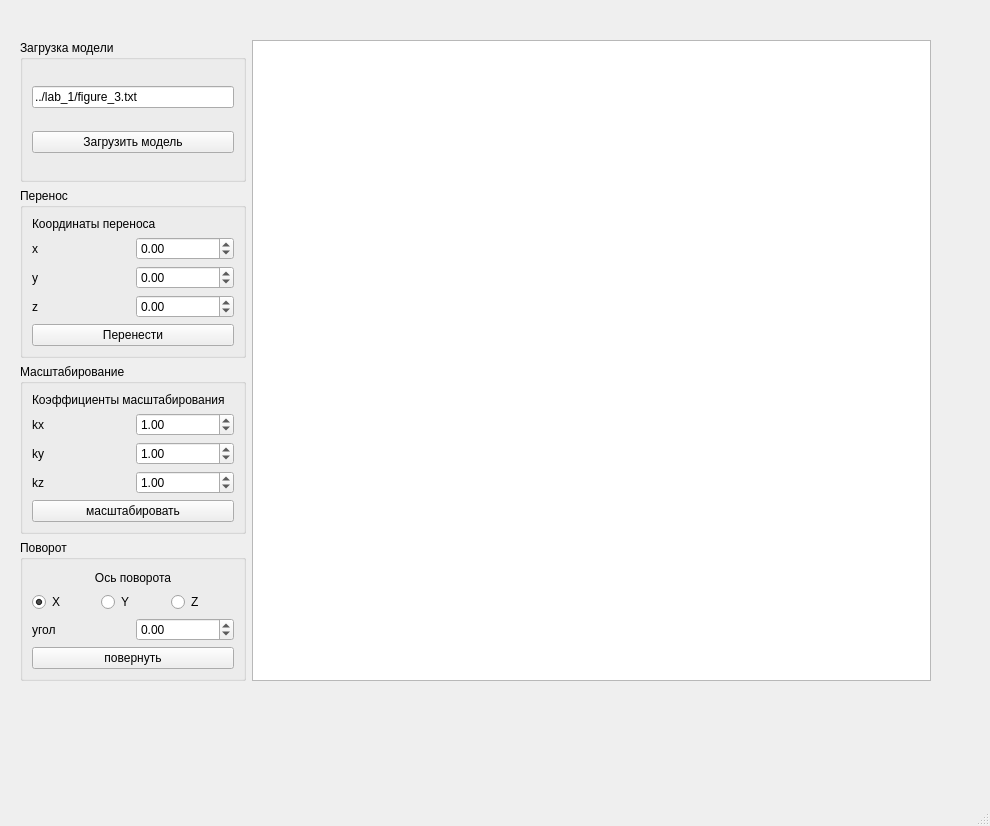
<?xml version="1.0" encoding="UTF-8"?>
<ui version="4.0">
 <class>MainWindow</class>
 <widget class="QMainWindow" name="MainWindow">
  <property name="geometry">
   <rect>
    <x>0</x>
    <y>0</y>
    <width>990</width>
    <height>826</height>
   </rect>
  </property>
  <property name="windowTitle">
   <string>MainWindow</string>
  </property>
  <widget class="QWidget" name="centralwidget">
   <widget class="QWidget" name="">
    <property name="geometry">
     <rect>
      <x>20</x>
      <y>40</y>
      <width>911</width>
      <height>641</height>
     </rect>
    </property>
    <layout class="QHBoxLayout" name="horizontalLayout_4" stretch="1,3">
     <item>
      <layout class="QVBoxLayout" name="verticalLayout_3">
       <item>
        <widget class="QGroupBox" name="groupBox_2">
         <property name="title">
          <string>Загрузка модели</string>
         </property>
         <layout class="QVBoxLayout" name="verticalLayout">
          <item>
           <widget class="QLineEdit" name="lineEdit_model_file">
            <property name="text">
             <string>../lab_1/figure_3.txt</string>
            </property>
           </widget>
          </item>
          <item>
           <widget class="QPushButton" name="pushButton_load_figure">
            <property name="text">
             <string>Загрузить модель</string>
            </property>
           </widget>
          </item>
         </layout>
        </widget>
       </item>
       <item>
        <widget class="QGroupBox" name="groupBox">
         <property name="title">
          <string>Перенос</string>
         </property>
         <layout class="QVBoxLayout" name="verticalLayout_2">
          <item>
           <widget class="QLabel" name="label">
            <property name="text">
             <string>Координаты переноса</string>
            </property>
           </widget>
          </item>
          <item>
           <layout class="QHBoxLayout" name="horizontalLayout">
            <item>
             <widget class="QLabel" name="label_2">
              <property name="text">
               <string>x</string>
              </property>
             </widget>
            </item>
            <item>
             <widget class="QDoubleSpinBox" name="doubleSpinBox_moveX">
              <property name="minimum">
               <double>-1000.000000000000000</double>
              </property>
              <property name="maximum">
               <double>1000.000000000000000</double>
              </property>
             </widget>
            </item>
           </layout>
          </item>
          <item>
           <layout class="QHBoxLayout" name="horizontalLayout_2">
            <item>
             <widget class="QLabel" name="label_5">
              <property name="text">
               <string>y</string>
              </property>
             </widget>
            </item>
            <item>
             <widget class="QDoubleSpinBox" name="doubleSpinBox_moveY">
              <property name="minimum">
               <double>-1000.000000000000000</double>
              </property>
              <property name="maximum">
               <double>1000.000000000000000</double>
              </property>
             </widget>
            </item>
           </layout>
          </item>
          <item>
           <layout class="QHBoxLayout" name="horizontalLayout_3">
            <item>
             <widget class="QLabel" name="label_7">
              <property name="text">
               <string>z</string>
              </property>
             </widget>
            </item>
            <item>
             <widget class="QDoubleSpinBox" name="doubleSpinBox_moveZ">
              <property name="minimum">
               <double>-1000.000000000000000</double>
              </property>
              <property name="maximum">
               <double>1000.000000000000000</double>
              </property>
             </widget>
            </item>
           </layout>
          </item>
          <item>
           <widget class="QPushButton" name="pushButton_Move">
            <property name="text">
             <string>Перенести</string>
            </property>
           </widget>
          </item>
         </layout>
        </widget>
       </item>
       <item>
        <widget class="QGroupBox" name="groupBox_3">
         <property name="title">
          <string>Масштабирование</string>
         </property>
         <layout class="QVBoxLayout" name="verticalLayout_4">
          <item>
           <widget class="QLabel" name="label_10">
            <property name="text">
             <string>Коэффициенты масштабирования</string>
            </property>
           </widget>
          </item>
          <item>
           <layout class="QHBoxLayout" name="horizontalLayout_7">
            <item>
             <widget class="QLabel" name="label_11">
              <property name="text">
               <string>kx</string>
              </property>
             </widget>
            </item>
            <item>
             <widget class="QDoubleSpinBox" name="doubleSpinBox_scaleX">
              <property name="minimum">
               <double>-10.000000000000000</double>
              </property>
              <property name="maximum">
               <double>10.000000000000000</double>
              </property>
              <property name="value">
               <double>1.000000000000000</double>
              </property>
             </widget>
            </item>
           </layout>
          </item>
          <item>
           <layout class="QHBoxLayout" name="horizontalLayout_8">
            <item>
             <widget class="QLabel" name="label_12">
              <property name="text">
               <string>ky</string>
              </property>
             </widget>
            </item>
            <item>
             <widget class="QDoubleSpinBox" name="doubleSpinBox_scaleY">
              <property name="minimum">
               <double>-10.000000000000000</double>
              </property>
              <property name="maximum">
               <double>10.000000000000000</double>
              </property>
              <property name="value">
               <double>1.000000000000000</double>
              </property>
             </widget>
            </item>
           </layout>
          </item>
          <item>
           <layout class="QHBoxLayout" name="horizontalLayout_9">
            <item>
             <widget class="QLabel" name="label_13">
              <property name="text">
               <string>kz</string>
              </property>
             </widget>
            </item>
            <item>
             <widget class="QDoubleSpinBox" name="doubleSpinBox_scaleZ">
              <property name="minimum">
               <double>-10.000000000000000</double>
              </property>
              <property name="maximum">
               <double>10.000000000000000</double>
              </property>
              <property name="value">
               <double>1.000000000000000</double>
              </property>
             </widget>
            </item>
           </layout>
          </item>
          <item>
           <widget class="QPushButton" name="pushButton_Scale">
            <property name="text">
             <string>масштабировать</string>
            </property>
           </widget>
          </item>
         </layout>
        </widget>
       </item>
       <item>
        <widget class="QGroupBox" name="groupBox_4">
         <property name="title">
          <string>Поворот</string>
         </property>
         <layout class="QVBoxLayout" name="verticalLayout_5">
          <item>
           <widget class="QLabel" name="label_14">
            <property name="text">
             <string>Ось поворота</string>
            </property>
            <property name="alignment">
             <set>Qt::AlignCenter</set>
            </property>
           </widget>
          </item>
          <item>
           <layout class="QHBoxLayout" name="horizontalLayout_11">
            <item>
             <widget class="QRadioButton" name="radioButton_x">
              <property name="text">
               <string>X</string>
              </property>
              <property name="checked">
               <bool>true</bool>
              </property>
             </widget>
            </item>
            <item>
             <widget class="QRadioButton" name="radioButton_y">
              <property name="text">
               <string>Y</string>
              </property>
             </widget>
            </item>
            <item>
             <widget class="QRadioButton" name="radioButton_z">
              <property name="text">
               <string>Z</string>
              </property>
             </widget>
            </item>
           </layout>
          </item>
          <item>
           <layout class="QHBoxLayout" name="horizontalLayout_10">
            <item>
             <widget class="QLabel" name="label_15">
              <property name="text">
               <string>угол</string>
              </property>
             </widget>
            </item>
            <item>
             <widget class="QDoubleSpinBox" name="doubleSpinBox_angle">
              <property name="minimum">
               <double>-360.000000000000000</double>
              </property>
              <property name="maximum">
               <double>360.000000000000000</double>
              </property>
             </widget>
            </item>
           </layout>
          </item>
          <item>
           <widget class="QPushButton" name="pushButton_Rotate">
            <property name="text">
             <string>повернуть</string>
            </property>
           </widget>
          </item>
         </layout>
        </widget>
       </item>
      </layout>
     </item>
     <item>
      <widget class="QGraphicsView" name="graphicsView"/>
     </item>
    </layout>
   </widget>
  </widget>
  <widget class="QMenuBar" name="menubar">
   <property name="geometry">
    <rect>
     <x>0</x>
     <y>0</y>
     <width>990</width>
     <height>26</height>
    </rect>
   </property>
  </widget>
  <widget class="QStatusBar" name="statusbar"/>
 </widget>
 <resources/>
 <connections/>
</ui>
